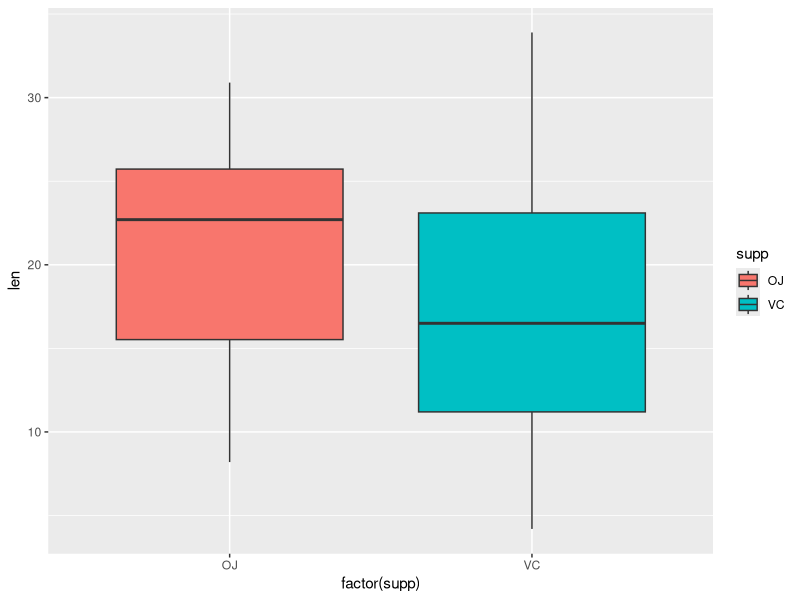
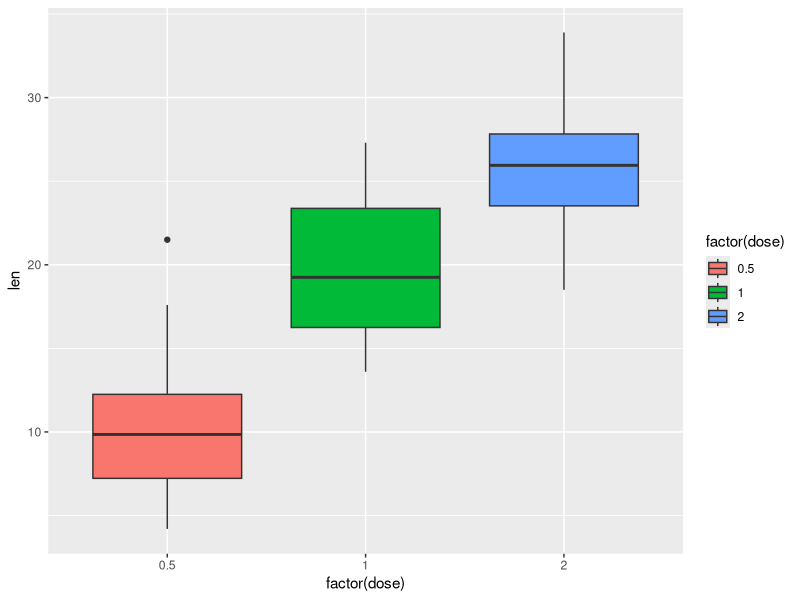

Write R code to recreate these figures, in order.
## ---- chunk 1
knitr::opts_chunk$set(echo = TRUE)
## ---- chunk 2
# load libraries
library(ggplot2) # for visualization
## ---- chunk 3
data("ToothGrowth")
str(ToothGrowth)
## ---- chunk 4
summary(ToothGrowth)
## ---- chunk 5
ggplot(ToothGrowth, aes(x=factor(supp), y=len,fill=supp)) +
    geom_boxplot()
## ---- chunk 6
OJ <- subset(ToothGrowth, supp == "OJ", select = len)
VC <- subset(ToothGrowth, supp == "VC", select = len)
## ---- chunk 7
t <- t.test(OJ, VC, paired = FALSE)$p.value
t
## ---- chunk 8
ggplot(ToothGrowth, aes(x=factor(dose), y=len,fill=factor(dose))) +
     geom_boxplot()
## ---- chunk 9
dose1 <- subset(ToothGrowth, dose == 0.5, select = len)
dose2 <- subset(ToothGrowth, dose == 1, select = len)
dose3 <- subset(ToothGrowth, dose == 2, select = len)
## ---- chunk 10
t1 <- t.test(dose1, dose2, paired = FALSE)$p.value
t2 <- t.test(dose1, dose3, paired = FALSE)$p.value
t3 <- t.test(dose2, dose3, paired = FALSE)$p.value
t1; t2; t3
